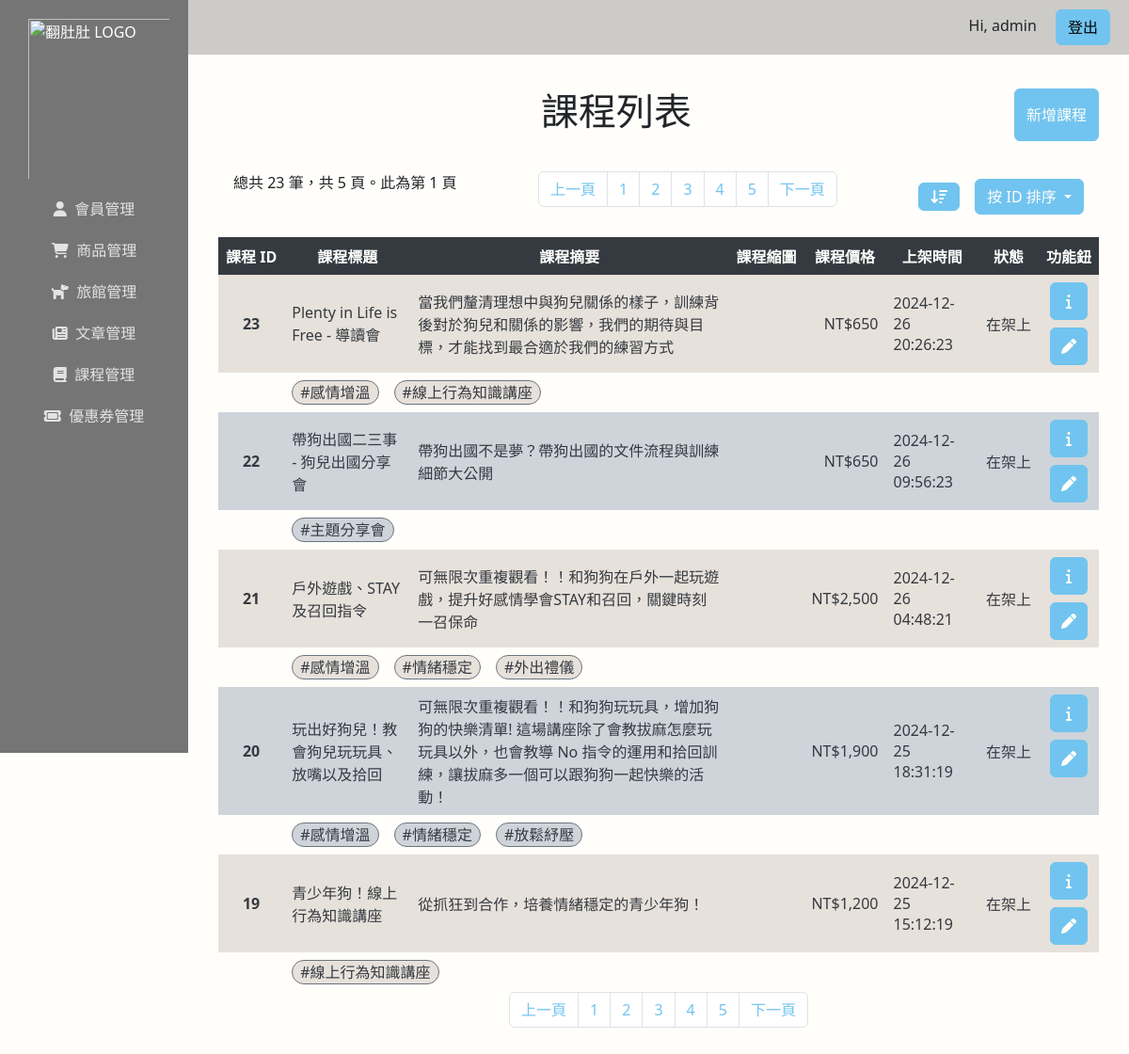
Before: /course/crs-list.php?page=1&order=0 (signed in) with the older database file.
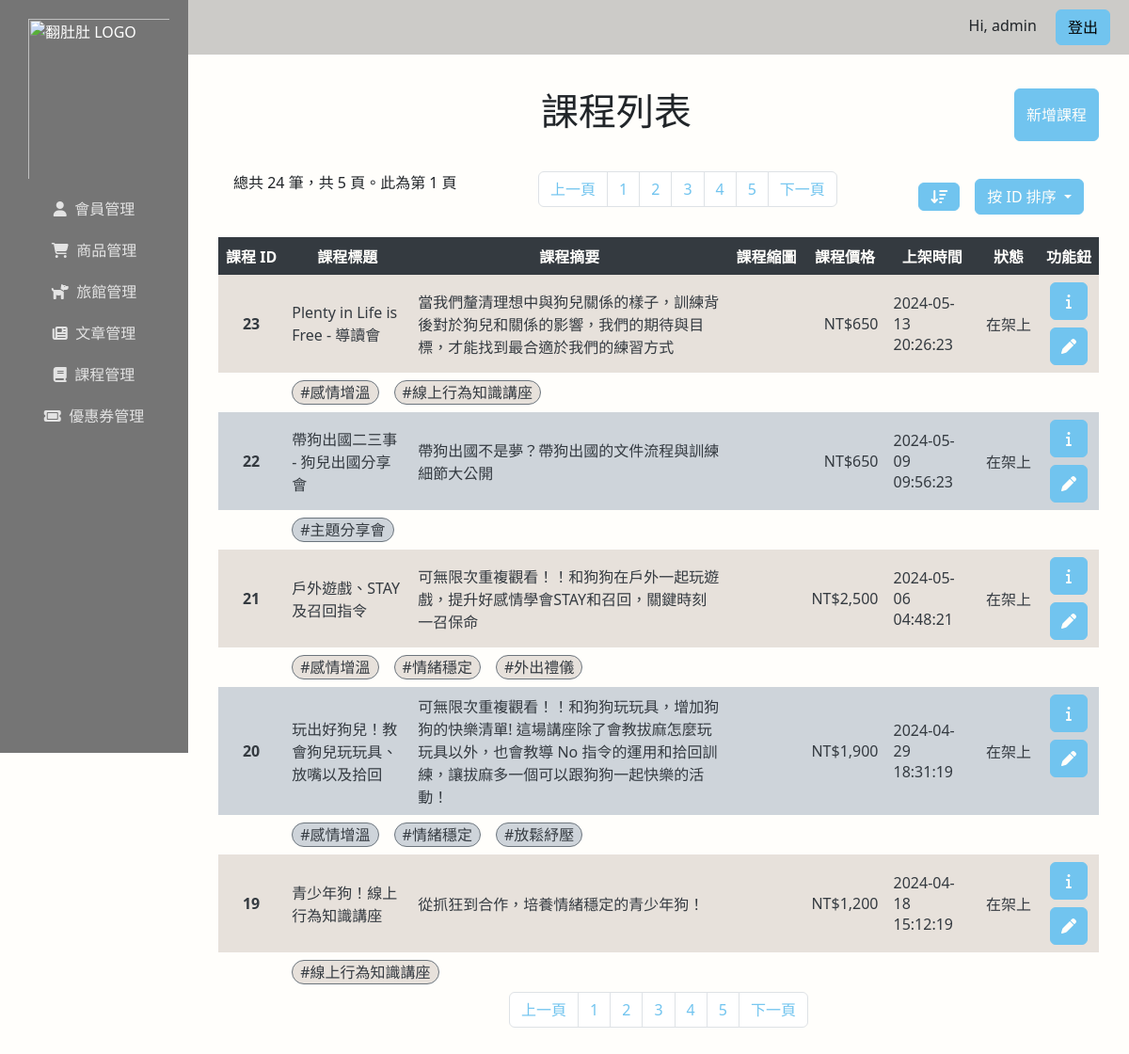
After: the same page with the newer database file.
### tables this page shows
CREATE TABLE `courses` (
  `id` mediumint(6) UNSIGNED NOT NULL,
  `title` varchar(50) NOT NULL,
  `abstract` varchar(400) NOT NULL,
  `description` text DEFAULT NULL,
  `price` mediumint(6) UNSIGNED NOT NULL,
  `created_at` datetime NOT NULL,
  `deleted_at` datetime DEFAULT NULL
);

### course/crs-list_header.php (called while the page is built, shortened)
<?php
$to_fdd = "/xampp/htdocs/Fundodo/";
require_once($to_fdd . "db_connect.php");
$PAGE_LIMIT = 5;
$pageTitle = "課程列表";
$onlyValid = isset($_GET['onlyValid']) && ($_GET['onlyValid'] == 1);
$sql_SELECT = "SELECT courses.*, images_stored.file_name FROM courses";
$sql_JOIN = 'JOIN images_stored ON courses.id = images_stored.item_id AND images_stored.item_sub_id = 1';
$sql_WHERE = $onlyValid ? " WHERE deleted_at is NULL" : "";
$order_code = $_GET['order'];
switch ($order_code):
    case 0:
        $sql_ORDER = "ORDER BY courses.id DESC";
        break;
    endswitch;
$page = $_GET['page'];
$start_data = ($page - 1) * $PAGE_LIMIT;
$sql_LIMIT = "LIMIT $start_data, $PAGE_LIMIT";
$sqlArr = [$sql_SELECT, $sql_JOIN, $sql_WHERE, $sql_ORDER];
$sql = implode(' ', $sqlArr);
$crsCount = $conn->query($sql)->num_rows;
$NUM_PAGES = ceil($crsCount / $PAGE_LIMIT);
$sql .= ' ' . $sql_LIMIT;
$result = $conn->query($sql);
$crsArr = $result->fetch_all(MYSQLI_ASSOC);

### course/crs-list.php (the view, shortened to what the changed rows need)
<?php
include "./crs-list_header.php";
?>
<!DOCTYPE html>
<html lang="zh-Hant-tw">
<head>
  <?php include $to_fdd . "tools/common-head.php"; ?>
</head>
<body class="bg-light">
  <div class="d-flex">
    <div class="w-100">
      <div class="db_content">
        <div class="container">
          <div class="d-flex justify-content-between my-3">
            <h1 class="text-center"><?= $pageTitle ?></h1>
          </div>
          <div class="crs-list_info p-3">
            <div>
              <p>
                <?= "總共 $crsCount 筆，共 $NUM_PAGES 頁。此為第 " .
                  $_GET["page"] .
                  " 頁" ?>
              </p>
            </div>
          </div>
          <table class="table-2d crs-list_table">
            <thead>
              <tr class="text-nowrap text-center">
                <th scope="col">課程 ID</th>
                <th scope="col">課程標題</th>
                <th scope="col">課程摘要</th>
                <th scope="col">課程縮圖</th>
                <th scope="col">課程價格</th>
                <th scope="col">上架時間</th>
                <th scope="col" class="col-status">狀態</th>
                <th scope="col">功能鈕</th>
              </tr>
            </thead>
            <tbody>
              <?php foreach ($crsArr as $course) : ?>
                <?php $crs_id = isset($_GET["tag_id"])
                  ? $course["course_id"]
                  : $course["id"]; ?>
                <tr class="align-middle">
                  <th class="text-center"><?= $crs_id ?></th>
                  <td><?= $course["title"] ?></td>
                  <td><?= $course["abstract"] ?></td>
                  <td class="text-center">
                  </td>
                  <td class="text-end">
                    NT$<?= number_format($course["price"]) ?>
                  </td>
                  <td><?= $course["created_at"] ?></td>
                  <?php
                  $isOn = empty($course["deleted_at"]);
                  $statusClass = $isOn ? "text-nowrap" : "";
                  $statusInfo = $isOn
                    ? "在架上"
                    : "已於 " . $course["deleted_at"] . "下架";
                  ?>
                  <td class="text-center <?= $statusClass ?>"><?= $statusInfo ?></td>
                  <td class="vstack align-items-center gap-2">
                    <a href="crs-detail.php?id=<?= $crs_id ?>" class="btn btn-primary btn-sq text-light fx-center" title="完整數據">
                      <i class="fa-solid fa-info"></i>
                    </a>
                    <a href="crs-detail-edit.php?id=<?= $crs_id ?>" class="btn btn-primary btn-sq text-light fx-center" title="編輯課程">
                      <i class="fa-solid fa-pen"></i>
                    </a>
                  </td>
                </tr>
                <tr class="align-middle">
                  <td></td>
                  <?php
                  $sql = "SELECT crs_categories.* FROM course_category JOIN crs_categories ON course_category.category_id = crs_categories.id WHERE course_category.course_id = $crs_id";
                  $rows = $conn->query($sql)->fetch_all(MYSQLI_ASSOC);
                  $tagArr = [];
                  foreach ($rows as $row) :
                    $tagArr[$row["id"]] = $row["category"];
                  endforeach;
                  ?>
                  <td colspan="6">
                    <div class="hstack gap-3">
                      <?php foreach ($tagArr as $id => $category) : ?>
                        <a href="?tag_id=<?= $id ?>&page=1&order=<?= $_GET["order"] ?>" class="crs-list_tags">
                          #<?= $category ?>
                        </a>
                      <?php endforeach; ?>
                    </div>
                  </td>
                  <td>
                  </td>
                </tr>
              <?php endforeach; ?>
            </tbody>
          </table>
        </div>
      </div>
    </div>
  </div>
</body>
</html>

Changed rows visible on the page:
changed courses "Plenty in Life is Free - 導讀會": created_at "2024-12-26 20:26:23" → "2024-05-13 20:26:23"
changed courses "帶狗出國二三事 - 狗兒出國分享會": created_at "2024-12-26 09:56:23" → "2024-05-09 09:56:23"
changed courses "戶外遊戲、STAY及召回指令": created_at "2024-12-26 04:48:21" → "2024-05-06 04:48:21"
changed courses "玩出好狗兒！教會狗兒玩玩具、放嘴以及拾回": created_at "2024-12-25 18:31:19" → "2024-04-29 18:31:19"
changed courses "青少年狗！線上行為知識講座": created_at "2024-12-25 15:12:19" → "2024-04-18 15:12:19"
Other visible differences:
$crsCount: "23" → "24"
